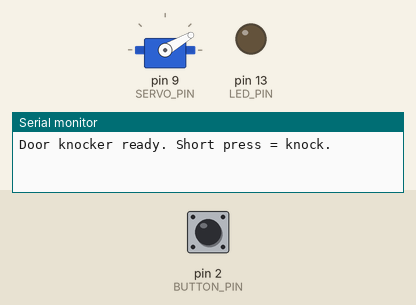
Bench run of a sketch on a simulated Arduino Nano, built with avr-gcc and run on an emulated ATmega328P. Parts: servo, output pins drawn as LEDs (lit = HIGH), the last lines printed to the serial monitor. The test bench sets the inputs (shaded band); at power-on: pin 2 (BUTTON_PIN) HIGH. Random numbers use the default seed unless the sketch sets one.

Above: at 1.7 s.
1.8 s: pin 2 (BUTTON_PIN) pulled LOW for 0.15 s
At 3.03 s:
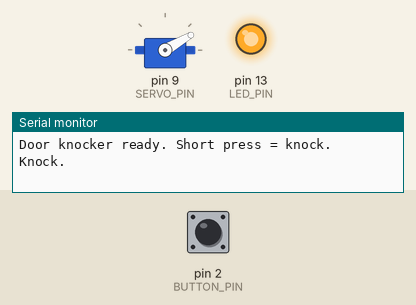
4.8 s: pin 2 (BUTTON_PIN) pulled LOW for 1 s
At 8.2 s:
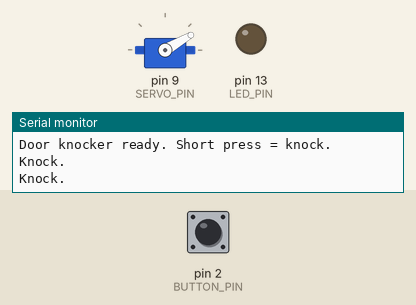
8.5 s: pin 2 (BUTTON_PIN) driven LOW
At 11.3 s:
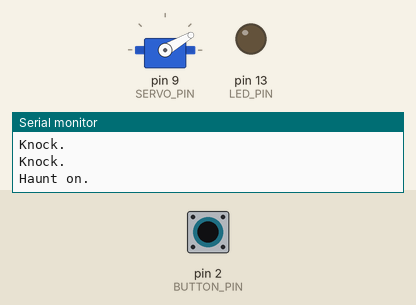
11.5 s: pin 2 (BUTTON_PIN) pulsed HIGH 2 times (0.12 s each, 0.3 s apart)
At 12.89 s:
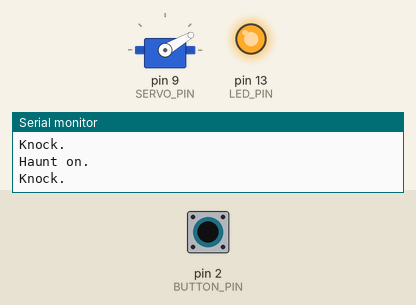
Timing chart, 0 to 16.1 s (numbered marks = the images above; inputs shaded):
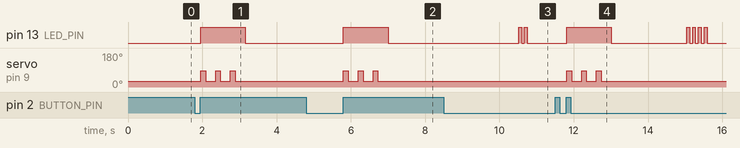

Measured:
- after the input at 1.8 s, pin 13 (LED_PIN): LOW → HIGH after 0.16 s, → LOW 1.2 s later; servo on pin 9 (SERVO_PIN): alternates 85° for 0.13 s and 30° for 0.27 s, 6 changes in all, then stays 30°, starting after 0.16 s
- after the input at 4.8 s, pin 13 (LED_PIN): LOW → HIGH after 1.0 s, → LOW 1.2 s later; servo on pin 9 (SERVO_PIN): alternates 85° for 0.13 s and 30° for 0.27 s, 6 changes in all, then stays 30°, starting after 1.0 s
- after the input at 8.5 s, pin 13 (LED_PIN): alternates HIGH for 0.08 s and LOW for 0.08 s, 4 changes in all, then stays LOW, starting after 2.0 s
- after the input at 11.5 s, pin 13 (LED_PIN): goes HIGH 1.2 s, LOW 2.0 s, 3 × (HIGH 0.08 s, LOW 0.08 s), HIGH 0.08 s, then LOW, starting after 0.31 s; servo on pin 9 (SERVO_PIN): alternates 85° for 0.13 s and 30° for 0.27 s, 6 changes in all, then stays 30°, starting after 0.31 s

The sketch:

door-knocker.ino
```cpp
/*
  Door knocker — button + Halloween haunt

  BOARD: Arduino Nano (same as the feeder)
  One servo is the fist. No microphone.

  MOUNT (no holes in the door)
  ----------------------------
  1. Paint stirrer hung over the TOP of the door, on the INSIDE.
  2. Zip-tie the servo to that slat, about chest height, so
     the horn swings TOWARD the door face.
  3. Popsicle stick on the horn. Hot-glue a wooden bead / nut
     at the tip. It must hit wood at the strike angle.
  4. Snack box with Nano + battery on the same slat. Make sure
     the door can still close.

        hallway (outside)
     ========================  door
              [fist][servo]
              [ Nano box ]
            (you, inside)

  STRIKE
  ------
    rest   = arm pulled back, not touching the door
    strike = servo flicks forward, bead hits, then back

  Tweak REST_ANGLE and STRIKE_ANGLE after the first mount.
  If it slams the frame instead of the door, swap the two numbers.

  WIRING
  ------
  Servo        orange → D9
               brown  → GND
               red    → 5V pack (not Nano 5V if it twitches)
  Share GND with the Nano.

  Button       D2 → button → GND   (INPUT_PULLUP)
  Onboard LED  D13 on while it knocks.

  HOW TO USE
  ----------
  1. Short press = three knocks.
  2. Hold 2 seconds = haunt on/off.
     Haunt: every 30–90 seconds it knocks by itself
     (three slow, or two quick). LED blinks 2× when haunt
     is on, 4× when off.
*/

#include <Servo.h>

const int BUTTON_PIN = 2;
const int SERVO_PIN  = 9;
const int LED_PIN    = 13;

const int REST_ANGLE   = 30;
const int STRIKE_ANGLE = 85;

const int SWING_MS    = 90;
const int CONTACT_MS  = 40;
const int GAP_MS      = 180;
const int SLOW_GAP_MS = 450;

const unsigned long LONG_PRESS_MS = 2000;
const unsigned long HAUNT_MIN_MS  = 30000;
const unsigned long HAUNT_SPAN_MS = 60000;  // extra random wait on top of min

Servo fist;

unsigned long buttonDownMs = 0;
unsigned long nextHauntMs  = 0;
bool buttonWasDown    = false;
bool longPressHandled = false;
bool haunt            = false;

void setup() {
  pinMode(BUTTON_PIN, INPUT_PULLUP);
  pinMode(LED_PIN, OUTPUT);
  digitalWrite(LED_PIN, LOW);

  Serial.begin(9600);
  delay(200);

  restFist();
  Serial.println("Door knocker ready. Short press = knock.");
}

void loop() {
  handleButton();
  handleHaunt();
  delay(15);
}

void handleButton() {
  bool down = digitalRead(BUTTON_PIN) == LOW;

  if (down && !buttonWasDown) {
    buttonDownMs = millis();
    longPressHandled = false;
  }

  if (down && !longPressHandled && (millis() - buttonDownMs >= LONG_PRESS_MS)) {
    haunt = !haunt;
    longPressHandled = true;
    if (haunt) {
      scheduleHaunt();
      Serial.println("Haunt on.");
      flash(2);
    } else {
      Serial.println("Haunt off.");
      flash(4);
    }
  }

  if (!down && buttonWasDown && !longPressHandled) {
    Serial.println("Knock.");
    knockTriple();
  }

  buttonWasDown = down;
}

void handleHaunt() {
  if (!haunt) return;
  if (millis() < nextHauntMs) return;

  if (random(0, 2) == 0) {
    Serial.println("Haunt: slow.");
    knockSlow();
  } else {
    Serial.println("Haunt: two.");
    knockTimes(2, GAP_MS);
  }
  scheduleHaunt();
}

void scheduleHaunt() {
  nextHauntMs = millis() + HAUNT_MIN_MS + random(0, HAUNT_SPAN_MS + 1);
}

void knockTriple() {
  knockTimes(3, GAP_MS);
}

void knockSlow() {
  knockTimes(3, SLOW_GAP_MS);
}

void knockTimes(int times, int gapMs) {
  digitalWrite(LED_PIN, HIGH);
  fist.attach(SERVO_PIN);
  for (int i = 0; i < times; i++) {
    fist.write(STRIKE_ANGLE);
    delay(SWING_MS + CONTACT_MS);
    fist.write(REST_ANGLE);
    delay(SWING_MS + gapMs);
  }
  fist.detach();
  digitalWrite(LED_PIN, LOW);
}

void restFist() {
  fist.attach(SERVO_PIN);
  fist.write(REST_ANGLE);
  delay(300);
  fist.detach();
}

void flash(int times) {
  for (int i = 0; i < times; i++) {
    digitalWrite(LED_PIN, HIGH);
    delay(80);
    digitalWrite(LED_PIN, LOW);
    delay(80);
  }
}
```
